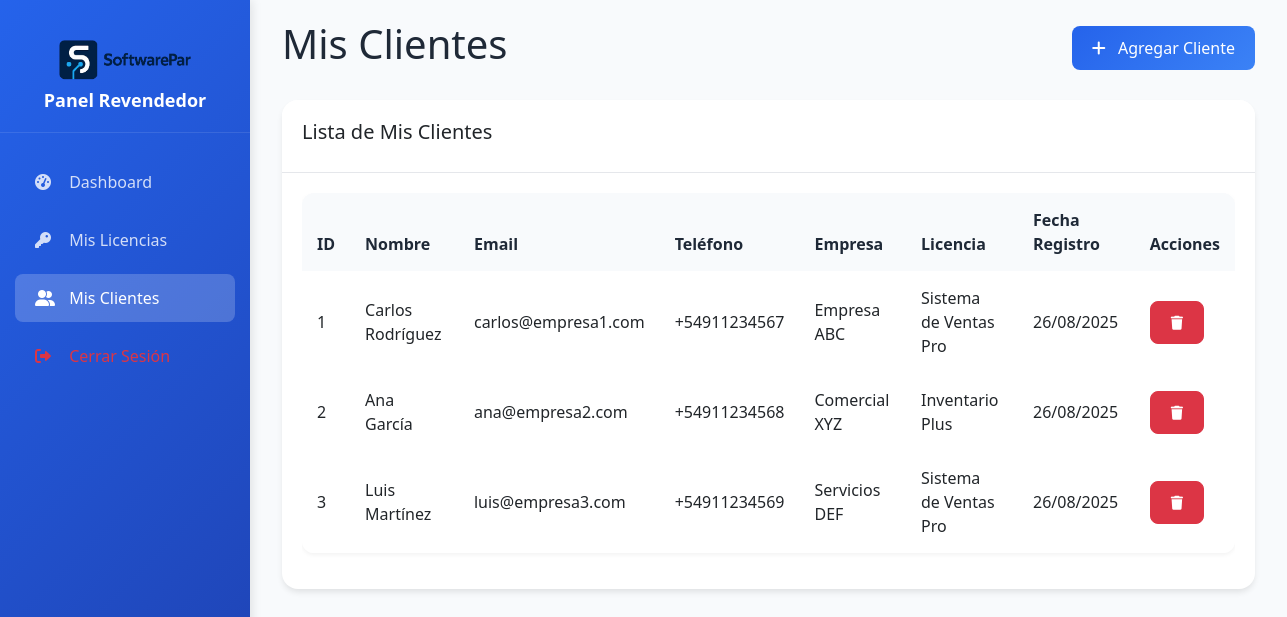
The app's page /revendedor/clientes.php (signed in) with its own data.
### tables this page shows
CREATE TABLE clientes_finales (
    id INT AUTO_INCREMENT PRIMARY KEY,
    nombre VARCHAR(100) NOT NULL,
    email VARCHAR(100) NOT NULL,
    telefono VARCHAR(20),
    empresa VARCHAR(100),
    licencia_id INT NOT NULL,
    fecha_registro TIMESTAMP DEFAULT CURRENT_TIMESTAMP,
    fecha_actualizacion TIMESTAMP DEFAULT CURRENT_TIMESTAMP ON UPDATE CURRENT_TIMESTAMP,
    FOREIGN KEY (licencia_id) REFERENCES licencias(id) ON DELETE CASCADE
);

CREATE TABLE licencias (
    id INT AUTO_INCREMENT PRIMARY KEY,
    nombre VARCHAR(100) NOT NULL,
    descripcion TEXT,
    usuario_id INT NOT NULL,
    fecha_inicio DATE NOT NULL,
    fecha_vencimiento DATE NOT NULL,
    estado ENUM('activa', 'vencida', 'suspendida') NOT NULL DEFAULT 'activa',
    precio DECIMAL(10, 2),
    fecha_creacion TIMESTAMP DEFAULT CURRENT_TIMESTAMP,
    fecha_actualizacion TIMESTAMP DEFAULT CURRENT_TIMESTAMP ON UPDATE CURRENT_TIMESTAMP,
    FOREIGN KEY (usuario_id) REFERENCES usuarios(id) ON DELETE CASCADE
);

### revendedor/clientes.php (the view, shortened to what this page needs)
<?php
require_once '../config/database.php';
$userId = $_SESSION['user_id'];
$stmt = $pdo->prepare("SELECT cf.*, l.nombre as licencia_nombre
                       FROM clientes_finales cf
                       JOIN licencias l ON cf.licencia_id = l.id
                       WHERE l.usuario_id = ?
                       ORDER BY cf.fecha_registro DESC");
$stmt->execute([$userId]);
$clientes = $stmt->fetchAll(PDO::FETCH_ASSOC);
?>
<!DOCTYPE html>
<html lang="es">
<head>
    <link href="https://cdn.jsdelivr.net/npm/bootstrap@5.3.0/dist/css/bootstrap.min.css" rel="stylesheet">
    <link href="https://cdnjs.cloudflare.com/ajax/libs/font-awesome/6.0.0/css/all.min.css" rel="stylesheet">
    <link href="../assets/css/admin.css" rel="stylesheet">
</head>
<body>
    <div class="wrapper">
        <nav id="sidebar" class="sidebar">
            <div class="sidebar-header">
                <img src="../assets/logo.png" alt="SoftwarePar" class="logo">
                <h4>Panel Revendedor</h4>
            </div>
            <ul class="nav nav-pills flex-column">
                <li class="nav-item">
                    <a class="nav-link" href="dashboard.php">
                        <i class="fas fa-tachometer-alt"></i> Dashboard
                    </a>
                </li>
                <li class="nav-item">
                    <a class="nav-link" href="licencias.php">
                        <i class="fas fa-key"></i> Mis Licencias
                    </a>
                </li>
                <li class="nav-item">
                    <a class="nav-link active" href="clientes.php">
                        <i class="fas fa-user-friends"></i> Mis Clientes
                    </a>
                </li>
                <li class="nav-item">
                    <a class="nav-link text-danger" href="logout.php">
                        <i class="fas fa-sign-out-alt"></i> Cerrar Sesión
                    </a>
                </li>
            </ul>
        </nav>
        <div id="content" class="content">
            <div class="container-fluid">
                <div class="row">
                    <div class="col-12">
                        <div class="d-flex justify-content-between align-items-center mb-4">
                            <h1>Mis Clientes</h1>
                            <button class="btn btn-primary" data-bs-toggle="modal" data-bs-target="#addClienteModal">
                                <i class="fas fa-plus me-2"></i>
                                Agregar Cliente
                            </button>
                        </div>
                    </div>
                </div>
                <div class="card">
                    <div class="card-header">
                        <h5>Lista de Mis Clientes</h5>
                    </div>
                    <div class="card-body">
                        <div class="table-responsive">
                            <table class="table">
                                <thead>
                                    <tr>
                                        <th>ID</th>
                                        <th>Nombre</th>
                                        <th>Email</th>
                                        <th>Teléfono</th>
                                        <th>Empresa</th>
                                        <th>Licencia</th>
                                        <th>Fecha Registro</th>
                                        <th>Acciones</th>
                                    </tr>
                                </thead>
                                <tbody>
                                    <?php foreach ($clientes as $cliente): ?>
                                        <tr>
                                            <td><?php echo $cliente['id']; ?></td>
                                            <td><?php echo htmlspecialchars($cliente['nombre']); ?></td>
                                            <td><?php echo htmlspecialchars($cliente['email']); ?></td>
                                            <td><?php echo htmlspecialchars($cliente['telefono']); ?></td>
                                            <td><?php echo htmlspecialchars($cliente['empresa']); ?></td>
                                            <td><?php echo htmlspecialchars($cliente['licencia_nombre']); ?></td>
                                            <td><?php echo date('d/m/Y', strtotime($cliente['fecha_registro'])); ?></td>
                                            <td>
                                                <button class="btn btn-sm btn-danger" onclick="deleteCliente(<?php echo $cliente['id']; ?>)">
                                                    <i class="fas fa-trash"></i>
                                                </button>
                                            </td>
                                        </tr>
                                    <?php endforeach; ?>
                                </tbody>
                            </table>
                        </div>
                    </div>
                </div>
            </div>
        </div>
    </div>
</body>
</html>

### assets/css/admin.css (style rules this page uses)
:root { --primary-color: #2563eb; --secondary-color: #1e40af; --accent-color: #3b82f6; --text-primary: #1f2937; --text-secondary: #6b7280; --bg-light: #f8fafc; --bg-white: #ffffff; --border-color: #e5e7eb; --sidebar-width: 250px; }
* { margin: 0; padding: 0; box-sizing: border-box; }
body { font-family: 'Segoe UI', Tahoma, Geneva, Verdana, sans-serif; background-color: var(--bg-light); color: var(--text-primary); }
.wrapper { display: flex; min-height: 100vh; }
.sidebar { width: var(--sidebar-width); background: linear-gradient(135deg, var(--primary-color) 0%, var(--secondary-color) 100%); color: white; padding: 20px 0; box-shadow: 2px 0 10px rgba(0, 0, 0, 0.1); position: fixed; height: 100vh; z-index: 1000; }
.sidebar-header { text-align: center; padding: 20px; border-bottom: 1px solid rgba(255, 255, 255, 0.1); margin-bottom: 20px; }
.sidebar-header .logo { height: 40px; width: auto; margin-bottom: 10px; }
.sidebar-header h4 { font-size: 18px; font-weight: 600; margin: 0; }
.sidebar .nav-pills .nav-link { color: rgba(255, 255, 255, 0.8); border-radius: 8px; margin: 5px 15px; padding: 12px 20px; transition: all 0.3s ease; border: none; }
.sidebar .nav-pills .nav-link.active { background: rgba(255, 255, 255, 0.2); color: white; }
.sidebar .nav-pills .nav-link i { width: 20px; margin-right: 10px; }
.content { flex: 1; margin-left: var(--sidebar-width); padding: 20px; background-color: var(--bg-light); min-height: 100vh; }
.card { border: none; border-radius: 16px; box-shadow: 0 4px 6px -1px rgba(0, 0, 0, 0.1); margin-bottom: 20px; }
.card-header { background: var(--bg-white); border-bottom: 1px solid var(--border-color); border-radius: 16px 16px 0 0 !important; padding: 20px; font-weight: 600; }
.card-body { padding: 20px; }
.btn { border-radius: 8px; padding: 10px 20px; font-weight: 500; transition: all 0.3s ease; }
.btn-primary { background: linear-gradient(135deg, var(--primary-color), var(--accent-color)); border: none; }
.table { background: white; border-radius: 12px; overflow: hidden; box-shadow: 0 2px 4px rgba(0, 0, 0, 0.05); }
.table th { background: var(--bg-light); border: none; padding: 15px; font-weight: 600; color: var(--text-primary); }
.table td { border: none; padding: 15px; vertical-align: middle; }

### records on screen
clientes_finales: id "1", nombre "Carlos Rodríguez", email "carlos@empresa1.com", telefono "+54911234567", empresa "Empresa ABC", licencia.nombre "Sistema de Ventas Pro", fecha_registro "26/08/2025"
clientes_finales: id "2", nombre "Ana García", email "ana@empresa2.com", telefono "+54911234568", empresa "Comercial XYZ", licencia.nombre "Inventario Plus", fecha_registro "26/08/2025"
clientes_finales: id "3", nombre "Luis Martínez", email "luis@empresa3.com", telefono "+54911234569", empresa "Servicios DEF", licencia.nombre "Sistema de Ventas Pro", fecha_registro "26/08/2025"
